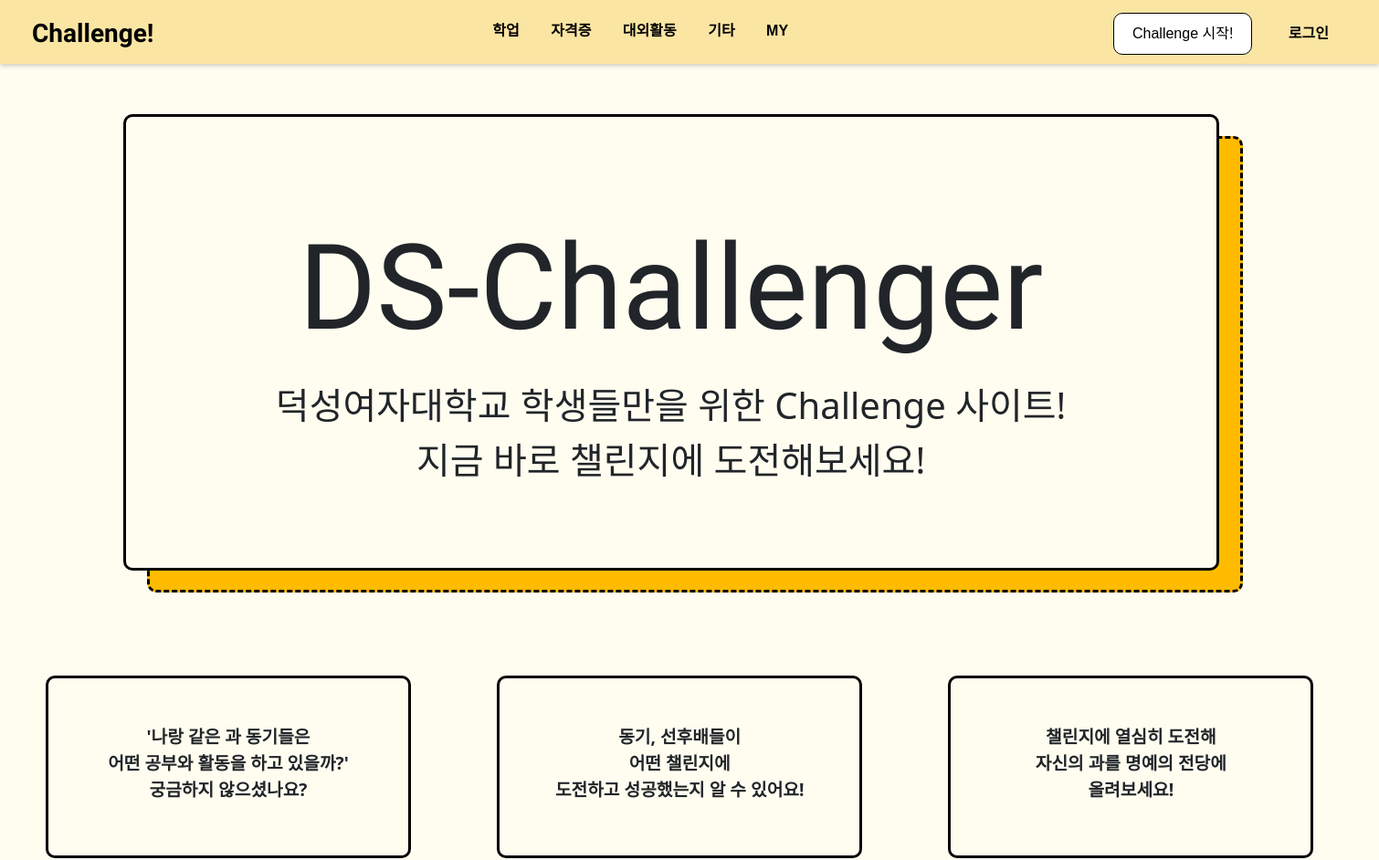
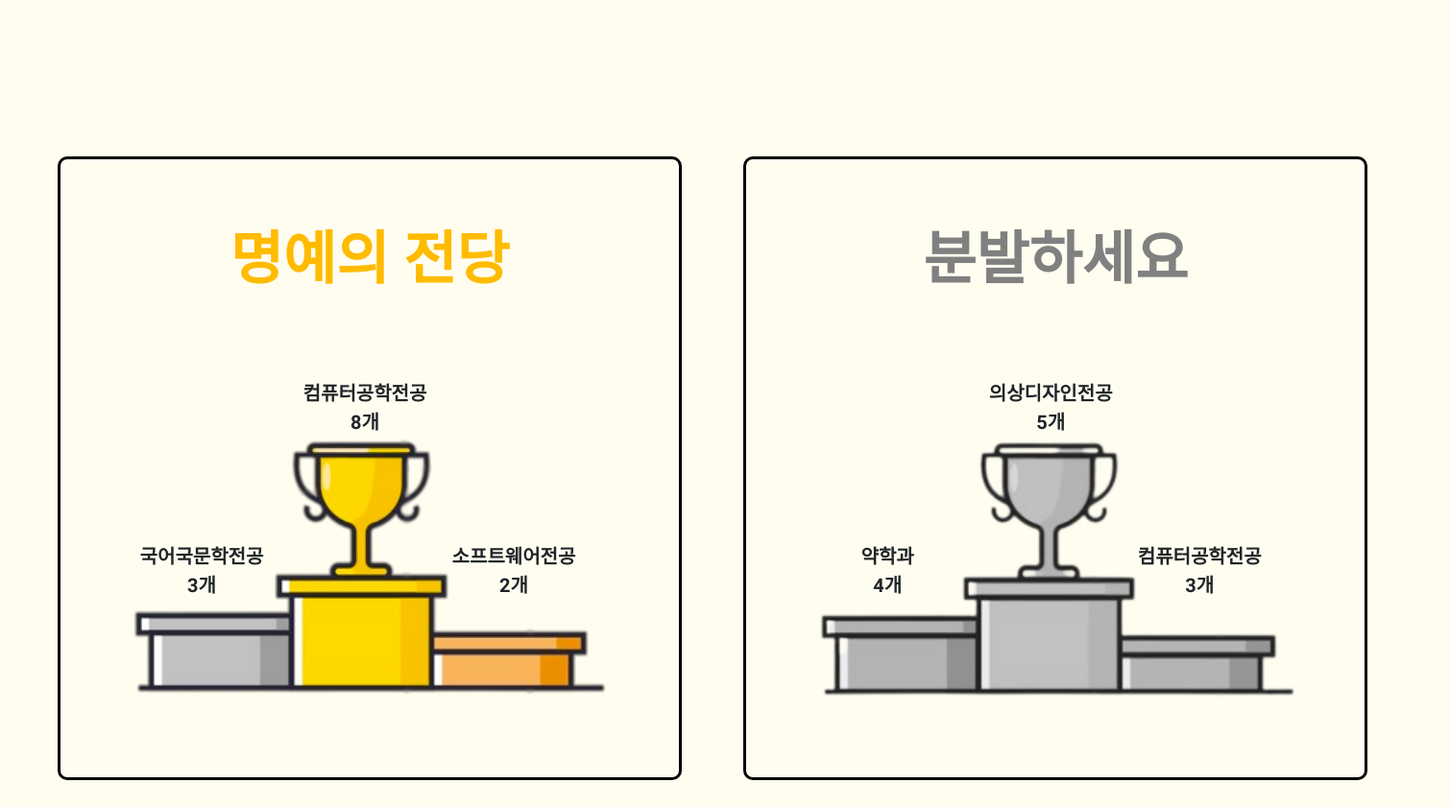
Page /auth/ on the committed database (2 pictures, top to bottom).
### board/models.py (models this page shows, shortened)
class Category(models.Model):
    name = models.CharField(max_length=20)
    slug = models.SlugField(max_length=50, unique=True, allow_unicode=True)
    def __str__(self):
        return self.name
    def get_absolute_url(self):
        return f'/board/{self.slug}'
    class Meta:
        verbose_name_plural = 'Categories'

class Major(models.Model):
    name = models.CharField(max_length=30)
    slug = models.SlugField(max_length=50, unique=True, allow_unicode=True)
    college = models.ForeignKey(College, on_delete=models.CASCADE)

### mypage/views.py (the view)
# urls.py: path('', views.main, name='main'),
def main(request):
    success_first_n = 0
    success_second_n = 0
    success_third_n = 0
    success_first = Major.objects.get(name='컴퓨터공학전공')
    success_second = Major.objects.get(name='소프트웨어전공')
    success_third = Major.objects.get(name='수학전공')
    for m in Major.objects.all():
        n = 0
        users = User.objects.filter(major=m)
        for u in users:
            challenges = Challenge.objects.filter(user=u).filter(status="1")
            n += challenges.count()
        if success_first_n < n:
            success_third_n = success_second_n
            success_third = success_second
            success_second_n = success_first_n
            success_second = success_first
            success_first_n = n
            success_first = m
        elif success_second_n < n:
            success_third_n = success_second_n
            success_third = success_second
            success_second_n = n
            success_second = m
        elif success_third_n < n:
            success_third_n = n
            success_third = m
    failure_first_n = 0
    failure_second_n = 0
    failure_third_n = 0
    failure_first = Major.objects.get(name='컴퓨터공학전공')
    failure_second = Major.objects.get(name='소프트웨어전공')
    failure_third = Major.objects.get(name='수학전공')
    for m in Major.objects.all():
        n = 0
        users = User.objects.filter(major=m)
        for u in users:
            challenges = Challenge.objects.filter(user=u).filter(status="2")
            n += challenges.count()
        if failure_first_n < n:
            failure_third_n = failure_second_n
            failure_third = failure_second
            failure_second_n = failure_first_n
            failure_second = failure_first
            failure_first_n = n
            failure_first = m
        elif failure_second_n < n:
            failure_third_n = failure_second_n
            failure_third = failure_second
            failure_second_n = n
            failure_second = m
        elif failure_third_n < n:
            failure_third_n = n
            failure_third = m
    return render(request, 'mypage/main.html', {
        'categories': Category.objects.all(),
        'success_first': success_first,
        'success_first_n': success_first_n,
        'success_second': success_second,
        'success_second_n': success_second_n,
        'success_third': success_third,
        'success_third_n': success_third_n,
        'failure_first': failure_first,
        'failure_first_n': failure_first_n,
        'failure_second': failure_second,
        'failure_second_n': failure_second_n,
        'failure_third': failure_third,
        'failure_third_n': failure_third_n,
    })

### mypage/templates/mypage/main.html (shortened to what this page needs)
<!DOCTYPE html>
{% load static %}
<html lang="ko">
<head>
    <link href="{% static 'board/css/topmenu.css' %}" rel="stylesheet" type="text/css" media="screen">
    <link href="{% static 'board/bootstrap/bootstrap.min.css' %}" rel="stylesheet" type="text/css" media="screen">
</head>
<body>
    {% include 'board/menubar.html' %}<br>
    <div class="container">
        <div class="front-box">
            <div class="text">
                <h1>DS-Challenger</h1>
            <p>덕성여자대학교 학생들만을 위한 Challenge 사이트!<p>
            <p>지금 바로 챌린지에 도전해보세요!</p>
            </div>
        </div>
    </div>
    <div class="box-container">
        <div class="text2">
            <div class="box">
                <p>'나랑 같은 과 동기들은</p>
                <p>어떤 공부와 활동을 하고 있을까?'</p>
                <p>궁금하지 않으셨나요?</p>
            </div>
            <div class="box">
                <p>동기, 선후배들이</p>
                <p>어떤 챌린지에</p>
                <p>도전하고 성공했는지 알 수 있어요!</p>
            </div>
            <div class="box">
                <p>챌린지에 열심히 도전해</p>
                <p>자신의 과를 명예의 전당에</p>
                <p>올려보세요!</p>
            </div>
        </div>
    </div>
    <div class="podium">
        <div class="success">
            <p class="podium-title">명예의 전당</p>
            <div style="margin: 0 auto;" class="jeon">
                <br>
                <p class="second">{{success_second.name}}<br>{{success_second_n}}개</p>
                <p class="first">{{success_first.name}}<br>{{success_first_n}}개</p>
                <p class="third">{{success_third.name}}<br>{{success_third_n}}개</p>
                <img src="{% static 'board/image/podium2.png' %}">
            </div>
        </div>
        <div class="fail">
            <p class="podium-title" style="color: grey;">분발하세요</p>
            <div style="margin: 0 auto;" class="jeon">
            <br>
                <p class="second">{{failure_second.name}}<br>{{failure_second_n}}개</p>
                <p class="first">{{failure_first.name}}<br>{{failure_first_n}}개</p>
                <p class="third">{{failure_third.name}}<br>{{failure_third_n}}개</p>
                <img src="{% static 'board/image/podium_fail.png' %}">
            </div>
        </div>
    </div>
</body>
</html>

### board/templates/board/menubar.html (shortened to what this page needs)
<div class="fixed-top" id="top-menu" style="background-color:#FBE5A3;">
    <div id="menubar-left">
        {% if user.is_authenticated %}
        <a class="navbar-brand" href="{% url 'user:main' %}"><b style="font-family: 'Racing Sans One', cursive; font-size: 28px;">{{user.username}}'s Challenge!</b></a>
        {% else %}
        <a class="navbar-brand" href="{% url 'user:main' %}"><b style="font-family: 'Racing Sans One', cursive; font-size: 28px;">Challenge!</b></a>
        {% endif %}
    </div>
    <div id="menubar-center">
        {% for c in categories %}
        <a href={{c.get_absolute_url}}>{{c}}</a>
        {% endfor %}
        <a href="#" onclick="checkMY()">MY</a>
    </div>
    <div id="menubar-right">
        <div class="button-container">
            <button class="start_button" type="button" onclick="checkStart()">Challenge 시작!</button>
        </div>
        {% if user.is_authenticated %}
        <a href="{% url 'user:logout' %}" class="top-login-button">로그아웃</a>
        {% else %}
        <a href="{% url 'user:login' %}" class="top-login-button">로그인</a>
        {% endif %}
    </div>
</div>
<div style="padding-top:71px"></div>

### board/static/board/css/topmenu.css (style rules this page uses)
#top-menu { font-family: Arial, sans-serif; margin: 0; padding: 0; background-color: #FBE5A3; color: black; font-weight: bold; display: flex; justify-content: space-between; padding: 10px 20px; box-shadow: 0px 2px 5px rgba(0, 0, 0, 0.2); }
#menubar-left { padding-top: 6px; font-size:22px; }
#menubar-center { padding-top: 12px; }
#top-menu a { text-decoration: none; margin: 0 15px; }
#top-menu a:link, a:visited { color: inherit; }
#menubar-right { padding-top: 4px; }
.button-container { display: inline-block; }
.start_button { background: white; color: black; border: 1px solid black; padding: 10px 20px; border-radius: 10px; cursor: pointer; }
.top-login-button { padding: 10px 20px; cursor: pointer; }

### mypage/templates/mypage/main.html (style rules this page uses)
body { background-color: #FFFDF0; }
.container { display: block; position: relative; width: 100%; height: 600px; }
.front-box > .text { margin-top: 110px; }
.text > h1 { font-size: 130px; margin-bottom: 20px; font-family: 'Racing Sans One', cursive; }
.text > p { font-size: 40px; margin: 0; }
.front-box { background-color: #FFFDF0; width: 1200px; height: 500px; border: 3px solid black; border-radius: 10px; position: absolute; top: 5%; left: 3%; z-index: 2; text-align: center; }
.box-container, .podium { width: 1500px; margin: 0 auto; margin-bottom: 20px; }
.box { display: inline-block; text-align: center; width: 400px; height: 200px; margin: 45px; padding-top: 50px; border: 3px solid black; border-radius: 10px; font-weight: bold; font-size: larger; }
.box > p { margin: 0px; }
.podium { width: 1500px; margin: 50 auto; padding-left: 20px; }
.success, .fail { display: inline-block; width: 650px; height: 650px; margin: 100px 30px; text-align: center; padding: 10px; text-align: center; border: 3px solid black; border-radius: 10px; }
.success { margin-left: 35px; }
.podium-title { color: #FFBB00; width: 400px; margin: 50px auto; font-size: 60px; font-weight: bold; font-family: 'Diphylleia', serif; }
img { margin: 0 auto; margin-top: 50px; width: 500px; }
.first, .second, .third { display: inline-block; margin: 5px; font-weight: bold; font-family: 'Diphylleia', serif; font-size: 20px; width: 140px; vertical-align: top; }
.first { padding-bottom:120px; margin-left:175px; margin-bottom:100px; position:absolute; }
.second, .third { padding-top:170px; position:absolute; }
.third { padding-top:170px; margin-left:330px; }

### rows in the picture
Category: name "학업"
Category: name "자격증"
Category: name "대외활동"
Category: name "기타"
Major: name "국어국문학전공"
Major: name "컴퓨터공학전공"
Major: name "소프트웨어전공"
Major: name "약학과"
Major: name "의상디자인전공"

### other values in the picture
{{ success_second_n }} "3"
{{ success_first_n }} "8"
{{ success_third_n }} "2"
{{ failure_second_n }} "4"
{{ failure_first_n }} "5"
{{ failure_third_n }} "3"
